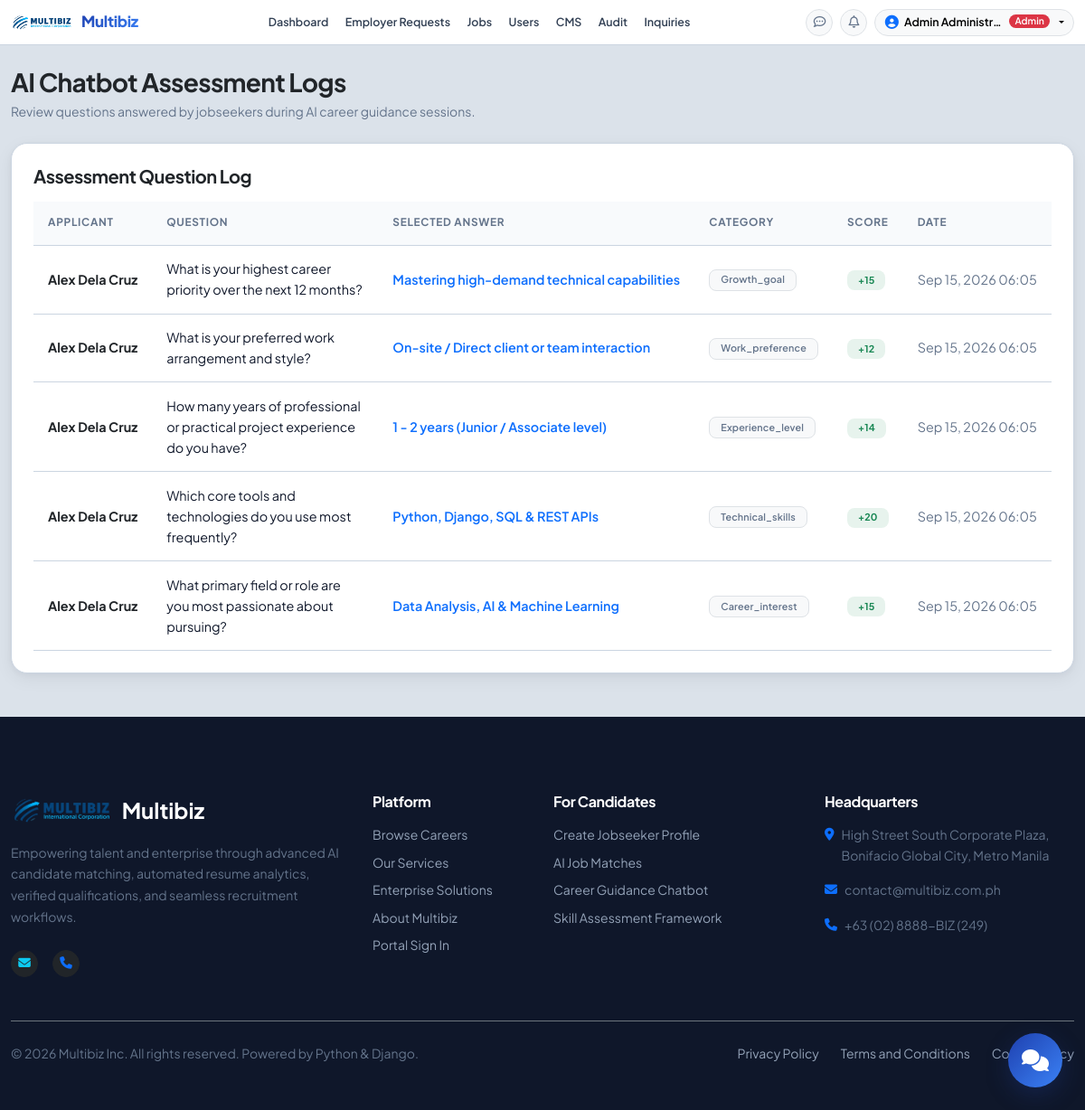
/chatbot/review/ (signed in), run on the app's committed database.
### accounts/models.py (models this page shows, shortened)
class User(AbstractUser):
    username = None
    email = models.EmailField('email address', unique=True)
    ROLE_CHOICES = (
        ('applicant', 'Applicant / Jobseeker'),
        ('employer', 'Employer'),
        ('admin', 'Administrator'),
    )
    role = models.CharField(max_length=20, choices=ROLE_CHOICES, default='applicant')
    STATUS_CHOICES = (
        ('active', 'Active'),
        ('inactive', 'Inactive'),
        ('suspended', 'Suspended'),
    )
    status = models.CharField(max_length=20, choices=STATUS_CHOICES, default='active')
    phone = models.CharField(max_length=30, blank=True, null=True)
    created_by_admin = models.BooleanField(default=False)
    created_at = models.DateTimeField(auto_now_add=True)
    updated_at = models.DateTimeField(auto_now=True)
    USERNAME_FIELD = 'email'
    REQUIRED_FIELDS = ['first_name', 'last_name']
    objects = CustomUserManager()
    @property
    def is_applicant(self):
        return self.role == 'applicant'
    @property
    def is_employer(self):
        return self.role == 'employer'
    @property
    def is_admin_user(self):
        return self.role == 'admin' or self.is_superuser or self.is_staff
    @property
    def full_name(self):
        name = f"{self.first_name} {self.last_name}".strip()
        return name if name else self.email.split('@')[0]

class ApplicantProfile(models.Model):
    user = models.OneToOneField(User, on_delete=models.CASCADE, related_name='applicant_profile')
    resume_file = models.FileField(upload_to='uploads/resumes/', blank=True, null=True)
    skills = models.TextField(blank=True, null=True, help_text="Comma-separated skills")
    qualifications = models.TextField(blank=True, null=True)
    experience_years = models.IntegerField(default=0)
    education_level = models.CharField(max_length=150, blank=True, null=True)
    employability_score = models.DecimalField(max_digits=5, decimal_places=2, default=0.00)
    profile_completed = models.BooleanField(default=False)
    profile_pic = models.ImageField(upload_to='uploads/profile_pics/', blank=True, null=True)

### chatbot/models.py (models this page shows, shortened)
class ChatbotAnswer(models.Model):
    applicant = models.ForeignKey(ApplicantProfile, on_delete=models.CASCADE, related_name='chatbot_answers')
    qualification = models.ForeignKey(Qualification, on_delete=models.SET_NULL, null=True, blank=True)
    question_number = models.IntegerField()
    question_text = models.TextField()
    answer_text = models.TextField()
    answer_value = models.CharField(max_length=255, blank=True, null=True)
    category = models.CharField(max_length=255, default='general')
    score_value = models.IntegerField(default=0)
    created_at = models.DateTimeField(auto_now_add=True)
    class Meta:
        ordering = ['created_at', 'question_number']

### chatbot/views.py (the view)
# urls.py: path('review/', views.chatbot_review, name='chatbot_review'),
@role_required('admin', 'employer')
def chatbot_review(request):
    answers = ChatbotAnswer.objects.select_related('applicant__user').all().order_by('-created_at')[:100]
    recommendations = ChatbotRecommendation.objects.select_related('applicant__user', 'job').all()[:100]
    return render(request, 'chatbot/review.html', {
        'answers': answers,
        'recommendations': recommendations
    })

### messaging/context_processors.py (called while the page is built)
def unread_messages_count(request):
    if request.user.is_authenticated:
        unread_msg = Message.objects.filter(receiver=request.user, is_read=False).count()
        unread_notif = Notification.objects.filter(user=request.user, is_read=False).count()
        recent_notifs = Notification.objects.filter(user=request.user).order_by('-created_at')[:5]
        return {
            'unread_messages_count': unread_msg,
            'unread_notifications_count': unread_notif,
            'recent_notifications': recent_notifs
        }
    return {
        'unread_messages_count': 0,
        'unread_notifications_count': 0,
        'recent_notifications': []
    }

### templates/chatbot/review.html (shortened to what this page needs)
{% extends 'base.html' %}
{% load static %}
{% block content %}
<div class="container py-4">
    <div class="d-flex justify-content-between align-items-center mb-4">
        <div>
            <h3 class="fw-bold text-dark mb-1">AI Chatbot Assessment Logs</h3>
            <p class="text-secondary small mb-0">Review questions answered by jobseekers during AI career guidance sessions.</p>
        </div>
    </div>
    <div class="custom-card p-4 bg-white border-0 shadow-sm rounded-4 mb-4">
        <h5 class="fw-bold text-dark mb-3">Assessment Question Log</h5>
        <div class="table-responsive">
            <table class="table align-middle table-hover mb-0">
                <thead class="table-light small">
                    <tr>
                        <th>Applicant</th>
                        <th>Question</th>
                        <th>Selected Answer</th>
                        <th>Category</th>
                        <th>Score</th>
                        <th>Date</th>
                    </tr>
                </thead>
                <tbody>
                    {% for ans in answers %}
                        <tr>
                            <td class="fw-bold text-dark">{{ ans.applicant.user.full_name }}</td>
                            <td class="small" style="max-width: 250px;">{{ ans.question_text }}</td>
                            <td class="fw-semibold text-primary small">{{ ans.answer_text }}</td>
                            <td><span class="badge bg-light text-secondary border text-capitalize">{{ ans.category }}</span></td>
                            <td><span class="badge bg-success bg-opacity-10 text-success fw-bold">+{{ ans.score_value }}</span></td>
                            <td class="text-muted small">{{ ans.created_at|date:"M d, Y H:i" }}</td>
                        </tr>
                    {% empty %}
                        <tr><td colspan="6" class="text-center py-4 text-muted small">No assessment logs recorded yet.</td></tr>
                    {% endfor %}
                </tbody>
            </table>
        </div>
    </div>
</div>
{% endblock %}

### templates/components/navbar.html (shortened to what this page needs)
{% load static %}
<nav class="navbar navbar-expand-lg navbar-custom sticky-top {% if user.is_authenticated and user.is_employer %}navbar-employer{% elif user.is_authenticated and user.is_admin_user %}navbar-admin{% endif %}">
    <div class="container">
        <a class="navbar-brand d-flex align-items-center me-3" href="{% if user.is_authenticated and user.is_employer %}{% url 'employer_dashboard' %}{% elif user.is_authenticated and user.is_admin_user %}{% url 'admin_dashboard' %}{% else %}{% url 'home' %}{% endif %}">
            <img src="{% static 'images/mbLogo.png' %}" alt="Multibiz" class="navbar-brand-logo" onerror="this.style.display='none';">
            <span class="navbar-brand-text ms-2">Multibiz</span>
        </a>
        <div class="collapse navbar-collapse" id="navbarMain">
            <ul class="navbar-nav me-auto mb-2 mb-lg-0 align-items-lg-center gap-1 {% if user.is_authenticated and user.is_employer %}employer-nav-links{% elif user.is_authenticated and user.is_admin_user %}admin-nav-links{% endif %}">
                {% if user.is_authenticated and user.is_employer %}
                    <!-- ==============================================
                         1. EMPLOYER / RECRUITER WORKSPACE
                         (Matches landing page & applicant simplicity)
                         ============================================== -->
                    <li class="nav-item">
                        <a class="nav-link {% if request.resolver_match.url_name == 'employer_dashboard' %}active{% endif %}" href="{% url 'employer_dashboard' %}">Dashboard</a>
                    </li>
                    <li class="nav-item">
                        <a class="nav-link {% if request.resolver_match.url_name == 'employer_talent_requests' or request.resolver_match.url_name == 'employer_request_talent' or request.resolver_match.url_name == 'employer_talent_request_detail' %}active{% endif %}" href="{% url 'employer_talent_requests' %}">Talent Requests</a>
                    </li>
                    <li class="nav-item">
                        <a class="nav-link {% if request.resolver_match.url_name == 'recommended_candidates' %}active{% endif %}" href="{% url 'recommended_candidates' %}">Talent Radar</a>
                    </li>
                    <li class="nav-item">
                        <a class="nav-link {% if request.resolver_match.url_name == 'employer_candidates' or request.resolver_match.url_name == 'employer_candidate_detail' %}active{% endif %}" href="{% url 'employer_candidates' %}">Candidates</a>
                    </li>
                    <li class="nav-item">
                        <a class="nav-link {% if request.resolver_match.url_name == 'employer_jobs' %}active{% endif %}" href="{% url 'employer_jobs' %}">Openings</a>
                    </li>
                {% elif user.is_authenticated and user.is_admin_user %}
                    <li class="nav-item">
                        <a class="nav-link {% if request.resolver_match.url_name == 'admin_dashboard' %}active{% endif %}" href="{% url 'admin_dashboard' %}">Dashboard</a>
                    </li>
                    <li class="nav-item">
                        <a class="nav-link " href="{% url 'admin_employer_requests' %}">Employer Requests</a>
                    </li>
                    <li class="nav-item">
                        <a class="nav-link " href="{% url 'admin_jobs' %}">Jobs</a>
                    </li>
                    <li class="nav-item">
                        <a class="nav-link {% if request.resolver_match.url_name == 'admin_users' %}active{% endif %}" href="{% url 'admin_users' %}">Users</a>
                    </li>
                    <li class="nav-item">
                        <a class="nav-link {% if request.resolver_match.url_name == 'admin_cms' %}active{% endif %}" href="{% url 'admin_cms' %}">CMS</a>
                    </li>
                    <li class="nav-item">
                        <a class="nav-link {% if request.resolver_match.url_name == 'admin_audit_trail' %}active{% endif %}" href="{% url 'admin_audit_trail' %}">Audit</a>
                    </li>
                    <li class="nav-item">
                        <a class="nav-link {% if request.resolver_match.url_name == 'admin_inquiries' %}active{% endif %}" href="{% url 'admin_inquiries' %}">Inquiries</a>
                    </li>
                {% endif %}
            </ul>
            <div class="d-flex align-items-center gap-2 mt-2 mt-lg-0 {% if user.is_authenticated and user.is_employer %}employer-nav-actions{% elif user.is_authenticated and user.is_admin_user %}admin-nav-actions{% endif %}">
                {% if user.is_authenticated %}
                    <a href="{% url 'chat_center' %}" class="btn btn-light position-relative rounded-circle p-0 d-flex align-items-center justify-content-center border shadow-xs ui-avatar-sm" title="Direct Messages">
                        <i class="fa-regular fa-comment-dots text-secondary" style="font-size: 0.85rem;"></i>
                    </a>
                    <div class="dropdown">
                        <button class="btn btn-light position-relative rounded-circle p-0 d-flex align-items-center justify-content-center border shadow-xs ui-avatar-sm" type="button" data-bs-toggle="dropdown" aria-expanded="false" title="Notifications">
                            <i class="fa-regular fa-bell text-secondary" style="font-size: 0.85rem;"></i>
                        </button>
                    </div>
                    <div class="dropdown">
                        <button class="btn btn-light dropdown-toggle d-flex align-items-center gap-1.5 rounded-pill px-2.5 py-0.5 border shadow-xs navbar-profile-button" type="button" data-bs-toggle="dropdown" aria-expanded="false">
                            <i class="fa-solid fa-circle-user text-primary" style="font-size: 0.95rem;"></i>
                            <span class="fw-semibold text-truncate d-none d-sm-inline-block navbar-profile-name">{{ user.full_name|default:user.username }}</span>
                            <span class="badge {% if user.is_admin_user %}bg-danger{% elif user.is_employer %}bg-primary{% else %}bg-success{% endif %} rounded-pill text-capitalize" style="font-size: 0.65rem; padding: 0.15rem 0.4rem;">{{ user.role }}</span>
                        </button>
                    </div>
                {% endif %}
            </div>
        </div>
    </div>
</nav>

### templates/base.html (style rules this page uses)
:root { --primary-gradient: linear-gradient(135deg, #1e40af 0%, #3b82f6 100%); --accent-color: #0ea5e9; --accent-hover: #0284c7; --dark-navy: #0f172a; --card-bg: #ffffff; --surface-bg: #dbe2ea; --mb-bg-main: #dbe2ea; --border-color: #cbd5e1; --text-main: #0f172a; --text-muted: #64748b; --success-color: #10b981; --warning-color: #f59e0b; --danger-color: #ef4444; --border-radius-lg: 16px; --border-radius-md: 10px; --box-shadow-sm: 0 4px 14px rgba(15, 23, 42, 0.06); --box-shadow-md: 0 10px 26px rgba(15, 23, 42, 0.09); --box-shadow-lg: 0 18px 40px rgba(15, 23, 42, 0.12); }
html, body { overflow-x: hidden; width: 100%; max-width: 100vw; margin: 0; padding: 0; background-color: var(--surface-bg) !important; }
body { font-family: 'Plus Jakarta Sans', 'Inter', sans-serif; color: var(--text-main); background-color: var(--surface-bg) !important; min-height: 100vh; display: flex; flex-direction: column; }
.navbar-custom { background: rgba(255, 255, 255, 0.95); backdrop-filter: blur(16px); border-bottom: 1px solid var(--border-color); transition: all 0.25s ease; padding: 0.2rem 0; height: 50px; position: sticky; top: 0; z-index: 1030; width: 100%; max-width: 100%; }
.navbar-brand img, .navbar-brand-logo { height: 22px; max-height: 22px; width: auto; object-fit: contain; }
.navbar-brand-text { font-size: 1.05rem; font-weight: 800; letter-spacing: -0.3px; background: var(--primary-gradient); -webkit-background-clip: text; background-clip: text; -webkit-text-fill-color: transparent; }
.nav-link { font-weight: 600; font-size: 0.82rem; color: var(--text-main); padding: 0.22rem 0.65rem !important; border-radius: 9999px; line-height: 1.25; transition: all 0.2s ease; }
.ui-avatar-sm { width: 30px !important; height: 30px !important; min-width: 30px !important; min-height: 30px !important; font-size: 0.85rem !important; }
.navbar-profile-button { height: 30px !important; padding: 0.15rem 0.65rem !important; font-size: 0.78rem !important; }
.navbar-profile-name { max-width: 110px !important; font-size: 0.78rem !important; }
.custom-card, .card, .metric-card-pro, .job-card-pro, .pillar-card-modern, .content-card, .dashboard-card, .analytics-chart-card, .employer-requests-card, .radar-control-card, .radar-candidate-card, .job-item-card, .job-detail-sticky-pane, .audit-stat-card, .cms-stat-card, .application-panel, .chat-layout, .auth-card, .overview-card, .stat-card { background: #ffffff !important; background-color: #ffffff !important; border: 1px solid var(--border-color) !important; border-radius: var(--border-radius-lg); box-shadow: 0 4px 18px rgba(15, 23, 42, 0.07), 0 1px 3px rgba(15, 23, 42, 0.04) !important; transition: all 0.25s ease; }

### data on the page
User: full_name "Admin Administr…", role "Admin"
ChatbotAnswer: applicant.user.full_name "Alex Dela Cruz", question_text "What is your highest career priority over the next 12 months?", answer_text "Mastering high-demand technical capabilities", category "Growth_goal", score_value "15", created_at "Sep 15, 2026 06:05"
ChatbotAnswer: applicant.user.full_name "Alex Dela Cruz", question_text "What is your preferred work arrangement and style?", answer_text "On-site / Direct client or team interaction", category "Work_preference", score_value "12", created_at "Sep 15, 2026 06:05"
ChatbotAnswer: applicant.user.full_name "Alex Dela Cruz", question_text "How many years of professional or practical project experience do you have?", answer_text "1 - 2 years (Junior / Associate level)", category "Experience_level", score_value "14", created_at "Sep 15, 2026 06:05"
ChatbotAnswer: applicant.user.full_name "Alex Dela Cruz", question_text "Which core tools and technologies do you use most frequently?", answer_text "Python, Django, SQL & REST APIs", category "Technical_skills", score_value "20", created_at "Sep 15, 2026 06:05"
ChatbotAnswer: applicant.user.full_name "Alex Dela Cruz", question_text "What primary field or role are you most passionate about pursuing?", answer_text "Data Analysis, AI & Machine Learning", category "Career_interest", score_value "15", created_at "Sep 15, 2026 06:05"
